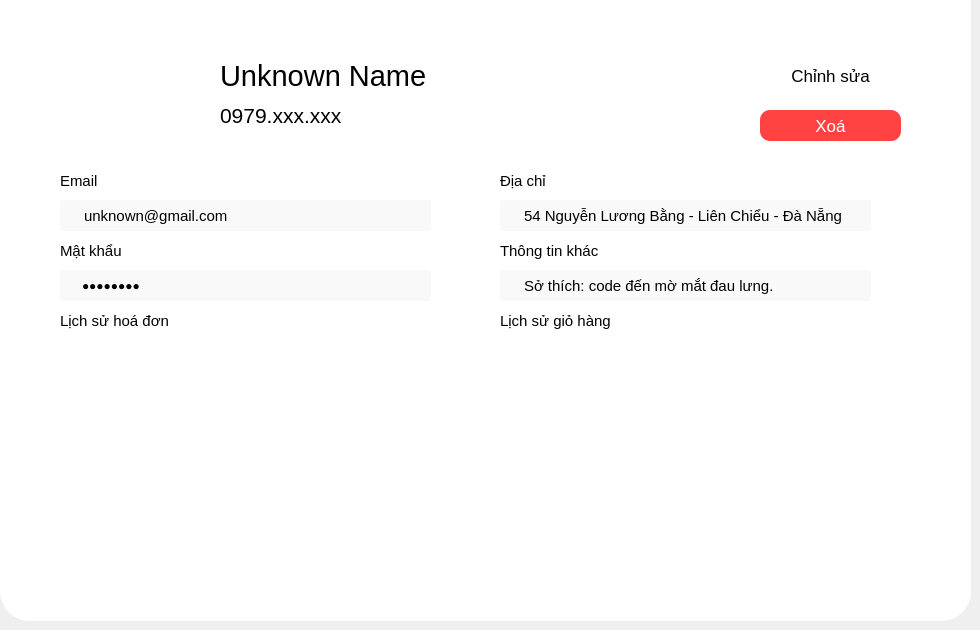
      <widget class="QWidget" name="view">
       <widget class="QWidget" name="viewInfor" native="true">
        <property name="geometry">
         <rect>
          <x>0</x>
          <y>0</y>
          <width>971</width>
          <height>621</height>
         </rect>
        </property>
        <property name="styleSheet">
         <string notr="true">background-color: #fff;
border-bottom-left-radius: 30px;
border-bottom-right-radius: 30px;</string>
        </property>
        <widget class="QLabel" name="avtLabel">
         <property name="geometry">
          <rect>
           <x>60</x>
           <y>20</y>
           <width>131</width>
           <height>131</height>
          </rect>
         </property>
         <property name="styleSheet">
          <string notr="true">border-radius: 20px;
background-color: transparent;
border:none;
overflow: hidden;</string>
         </property>
         <property name="text">
          <string/>
         </property>
         <property name="pixmap">
          <pixmap resource="resourse.qrc">:/new/img/img/profile_2.PNG</pixmap>
         </property>
         <property name="scaledContents">
          <bool>true</bool>
         </property>
        </widget>
        <widget class="QLabel" name="name">
         <property name="geometry">
          <rect>
           <x>220</x>
           <y>50</y>
           <width>451</width>
           <height>51</height>
          </rect>
         </property>
         <property name="font">
          <font>
           <family>Segoe UI</family>
           <pointsize>22</pointsize>
           <fontweight>DemiBold</fontweight>
          </font>
         </property>
         <property name="styleSheet">
          <string notr="true">background-color: transparent;
color: #000;
</string>
         </property>
         <property name="text">
          <string>Unknown Name</string>
         </property>
        </widget>
        <widget class="QLabel" name="phone">
         <property name="geometry">
          <rect>
           <x>220</x>
           <y>90</y>
           <width>311</width>
           <height>51</height>
          </rect>
         </property>
         <property name="font">
          <font>
           <family>Segoe UI</family>
           <pointsize>16</pointsize>
           <bold>false</bold>
          </font>
         </property>
         <property name="styleSheet">
          <string notr="true">background-color: transparent;
color: #000;
</string>
         </property>
         <property name="text">
          <string>0979.xxx.xxx</string>
         </property>
        </widget>
        <widget class="QPushButton" name="updateBtn_2">
         <property name="geometry">
          <rect>
           <x>760</x>
           <y>50</y>
           <width>141</width>
           <height>51</height>
          </rect>
         </property>
         <property name="font">
          <font>
           <pointsize>13</pointsize>
          </font>
         </property>
         <property name="cursor">
          <cursorShape>PointingHandCursor</cursorShape>
         </property>
         <property name="styleSheet">
          <string notr="true">border-radius:10px;
background-color: #396AFF;
color: #fff;
/*padding-left: 10px;/*</string>
         </property>
         <property name="text">
          <string>Chỉnh sửa</string>
         </property>
         <property name="icon">
          <iconset resource="resourse.qrc">
           <normaloff>:/new/img/img/pencil.png</normaloff>:/new/img/img/pencil.png</iconset>
         </property>
         <property name="iconSize">
          <size>
           <width>20</width>
           <height>20</height>
          </size>
         </property>
         <property name="checkable">
          <bool>false</bool>
         </property>
         <property name="default">
          <bool>false</bool>
         </property>
         <property name="flat">
          <bool>false</bool>
         </property>
        </widget>
        <widget class="QLabel" name="emailLB">
         <property name="geometry">
          <rect>
           <x>60</x>
           <y>170</y>
           <width>111</width>
           <height>21</height>
          </rect>
         </property>
         <property name="font">
          <font>
           <pointsize>11</pointsize>
           <fontweight>DemiBold</fontweight>
          </font>
         </property>
         <property name="styleSheet">
          <string notr="true">color: black;</string>
         </property>
         <property name="text">
          <string>Email</string>
         </property>
        </widget>
        <widget class="QLabel" name="emailText">
         <property name="geometry">
          <rect>
           <x>60</x>
           <y>200</y>
           <width>371</width>
           <height>31</height>
          </rect>
         </property>
         <property name="font">
          <font>
           <pointsize>11</pointsize>
           <bold>false</bold>
          </font>
         </property>
         <property name="styleSheet">
          <string notr="true">border-radius: 2px;
background-color: #f9f9f9;
border: none;
padding-left: 20px;
color:black;</string>
         </property>
         <property name="text">
          <string>unknown@gmail.com</string>
         </property>
        </widget>
        <widget class="QLabel" name="changeText">
         <property name="geometry">
          <rect>
           <x>500</x>
           <y>200</y>
           <width>371</width>
           <height>31</height>
          </rect>
         </property>
         <property name="font">
          <font>
           <pointsize>11</pointsize>
           <bold>false</bold>
          </font>
         </property>
         <property name="styleSheet">
          <string notr="true">border-radius: 2px;
background-color: #f9f9f9;
border: none;
padding-left: 20px;
color:black;</string>
         </property>
         <property name="text">
          <string>54 Nguyễn Lương Bằng - Liên Chiểu - Đà Nẵng</string>
         </property>
        </widget>
        <widget class="QLabel" name="changeLabel">
         <property name="geometry">
          <rect>
           <x>500</x>
           <y>170</y>
           <width>111</width>
           <height>21</height>
          </rect>
         </property>
         <property name="font">
          <font>
           <pointsize>11</pointsize>
           <fontweight>DemiBold</fontweight>
          </font>
         </property>
         <property name="styleSheet">
          <string notr="true">color: black;</string>
         </property>
         <property name="text">
          <string>Địa chỉ</string>
         </property>
        </widget>
        <widget class="QLabel" name="passLb_4">
         <property name="geometry">
          <rect>
           <x>500</x>
           <y>270</y>
           <width>371</width>
           <height>31</height>
          </rect>
         </property>
         <property name="font">
          <font>
           <pointsize>11</pointsize>
           <bold>false</bold>
          </font>
         </property>
         <property name="styleSheet">
          <string notr="true">border-radius: 2px;
background-color: #f9f9f9;
border: none;
padding-left: 20px;
color:black;</string>
         </property>
         <property name="text">
          <string>Sở thích: code đến mờ mắt đau lưng.</string>
         </property>
        </widget>
        <widget class="QLabel" name="idLabel_3">
         <property name="geometry">
          <rect>
           <x>60</x>
           <y>240</y>
           <width>111</width>
           <height>21</height>
          </rect>
         </property>
         <property name="font">
          <font>
           <pointsize>11</pointsize>
           <fontweight>DemiBold</fontweight>
          </font>
         </property>
         <property name="styleSheet">
          <string notr="true">color: black;</string>
         </property>
         <property name="text">
          <string>Mật khẩu</string>
         </property>
        </widget>
        <widget class="QLabel" name="idLabel_4">
         <property name="geometry">
          <rect>
           <x>500</x>
           <y>240</y>
           <width>111</width>
           <height>21</height>
          </rect>
         </property>
         <property name="font">
          <font>
           <pointsize>11</pointsize>
           <fontweight>DemiBold</fontweight>
          </font>
         </property>
         <property name="styleSheet">
          <string notr="true">color: black;</string>
         </property>
         <property name="text">
          <string>Thông tin khác</string>
         </property>
        </widget>
        <widget class="QLineEdit" name="lineEdit">
         <property name="geometry">
          <rect>
           <x>60</x>
           <y>270</y>
           <width>371</width>
           <height>31</height>
          </rect>
         </property>
         <property name="styleSheet">
          <string notr="true">border-radius: 2px;
background-color: #f9f9f9;
border: none;
padding-left: 20px;
color:black;</string>
         </property>
         <property name="text">
          <string>dfdfdfsd</string>
         </property>
         <property name="echoMode">
          <enum>QLineEdit::EchoMode::Password</enum>
         </property>
         <property name="readOnly">
          <bool>true</bool>
         </property>
        </widget>
        <widget class="QLabel" name="idLabel_5">
         <property name="geometry">
          <rect>
           <x>60</x>
           <y>310</y>
           <width>111</width>
           <height>21</height>
          </rect>
         </property>
         <property name="font">
          <font>
           <pointsize>11</pointsize>
           <fontweight>DemiBold</fontweight>
          </font>
         </property>
         <property name="styleSheet">
          <string notr="true">color: black;</string>
         </property>
         <property name="text">
          <string>Lịch sử hoá đơn</string>
         </property>
        </widget>
        <widget class="QLabel" name="idLabel_6">
         <property name="geometry">
          <rect>
           <x>500</x>
           <y>310</y>
           <width>111</width>
           <height>21</height>
          </rect>
         </property>
         <property name="font">
          <font>
           <pointsize>11</pointsize>
           <fontweight>DemiBold</fontweight>
          </font>
         </property>
         <property name="styleSheet">
          <string notr="true">color: black;</string>
         </property>
         <property name="text">
          <string>Lịch sử giỏ hàng</string>
         </property>
        </widget>
        <widget class="QTableView" name="tableViewInvoice">
         <property name="geometry">
          <rect>
           <x>60</x>
           <y>340</y>
           <width>401</width>
           <height>271</height>
          </rect>
         </property>
         <property name="styleSheet">
          <string notr="true">QTableWidget
{
color:red; 
gridline-color:black;
 selection-color:green;
font: 700 15pt  &quot;Arial&quot;; 
selection-background-color:blue;

}
QTableWidget::item:selected
{
color:white;
background-color:blue;
}

QHeaderView
{
border:none;
font: 500 &quot;Arial&quot;;
color:blue;

}
QHeaderView::section
{
border: none;
font: 500 16px &quot;Arial&quot;;
color:#718EBF;
background-color: white;
padding: 10px 10px;

}
QTableView::item {
    background-color: white;              
    color:232323;        
	padding:15px 20px;     
 	border-left: none;          
    border-right: none;         
    border-top: 1px solid #E6EFF5;        
}
QTableView::item:selected {
    background-color:#95a1ff;     
    color: white;                        
}
QScrollBar:horizonta , QScrollBar:vertical { height: 0px; width: 0px; }</string>
         </property>
         <property name="showGrid">
          <bool>true</bool>
         </property>
         <attribute name="verticalHeaderVisible">
          <bool>true</bool>
         </attribute>
        </widget>
        <widget class="QTableView" name="tableViewCart">
         <property name="geometry">
          <rect>
           <x>500</x>
           <y>340</y>
           <width>401</width>
           <height>271</height>
          </rect>
         </property>
         <property name="styleSheet">
          <string notr="true">
QTableWidget
{
color:red; 
gridline-color:black;
 selection-color:green;
font: 700 15pt  &quot;Arial&quot;; 
selection-background-color:blue;

}
QTableWidget::item:selected
{
color:white;
background-color:blue;
}

QHeaderView
{
border:none;
font: 500 &quot;Arial&quot;;
color:blue;
border: none;
}
QHeaderView::section
{
border: none;
font: 500 16px &quot;Arial&quot;;
color:#718EBF;
background-color: white;
padding: 10px 10px;

}
QTableView::item {
    background-color: white;              
    color:232323;        
	padding:15px 20px;     
 	border-left: none;          
    border-right: none;         
    border-top: 1px solid #E6EFF5;        
}
QTableView::item:selected {
    background-color:#95a1ff;     
    color: white;                        
}
QScrollBar:horizonta { height: 0px; width: 0px; }</string>
         </property>
        </widget>
        <widget class="QPushButton" name="updateBtn_3">
         <property name="geometry">
          <rect>
           <x>760</x>
           <y>110</y>
           <width>141</width>
           <height>31</height>
          </rect>
         </property>
         <property name="font">
          <font>
           <pointsize>13</pointsize>
          </font>
         </property>
         <property name="cursor">
          <cursorShape>PointingHandCursor</cursorShape>
         </property>
         <property name="styleSheet">
          <string notr="true">border-radius:10px;
background-color: rgb(255, 67, 67);
color: #fff;
</string>
         </property>
         <property name="text">
          <string>Xoá</string>
         </property>
         <property name="icon">
          <iconset resource="resourse.qrc">
           <normaloff>:/new/img/img/cancel.png</normaloff>:/new/img/img/cancel.png</iconset>
         </property>
         <property name="iconSize">
          <size>
           <width>20</width>
           <height>20</height>
          </size>
         </property>
         <property name="checkable">
          <bool>false</bool>
         </property>
         <property name="default">
          <bool>false</bool>
         </property>
         <property name="flat">
          <bool>false</bool>
         </property>
        </widget>
       </widget>
      </widget>
